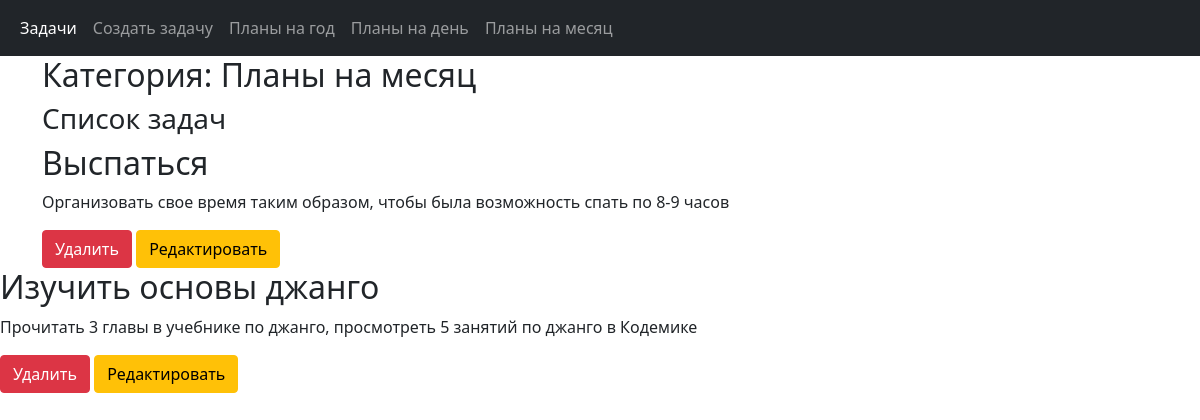
Before: /taskmanager/2/ with the older database file.
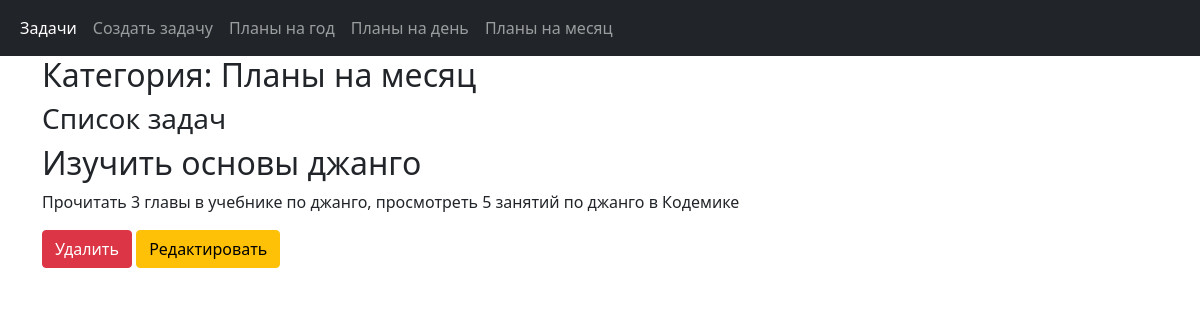
After: the same page with the newer database file.
### taskmanager/models.py (models this page shows, shortened)
class Category(models.Model):
    name = models.CharField(max_length=100, db_index=True)
    class Meta:
        verbose_name = 'Категория'
        verbose_name_plural = 'Категории'
        ordering = ['name']

class Task(models.Model):
    title = models.CharField('title', max_length=100)
    description = models.TextField('description', max_length=250)
    creation_time = models.DateTimeField(auto_now_add=True, db_index=True)
    category = models.ForeignKey('Category', null=True, on_delete=models.PROTECT)
    status = models.BooleanField('status', default=False)
    class Meta:
        verbose_name = 'Задача'
        verbose_name_plural = 'Задачи'
        ordering = ['title']

### taskmanager/views.py (the view)
# urls.py: path('<int:category_id>/', by_category, name='by_category'),
def by_category(request, category_id):
    tasks = Task.objects.filter(category=category_id)
    categories = Category.objects.all()
    current_category = Category.objects.get(pk=category_id)
    context = {'tasks': tasks, 'categories': categories, 'current_category': current_category}
    return render(request, 'taskmanager/by_category.html', context)

### taskmanager/templates/taskmanager/by_category.html (shortened to what this page needs)
{% extends 'layout/base.html' %}
{% block category_name %}<h2>Категория: {{ current_category.name }}</h2>{% endblock %}

### taskmanager/templates/layout/base.html (shortened to what this page needs)
<!DOCTYPE html>
<html lang="en">
<head>
    <link rel="stylesheet" href="https://stackpath.bootstrapcdn.com/bootstrap/5.0.0-alpha1/css/bootstrap.min.css"
>
</head>
<body>
<nav class="navbar navbar-expand-lg navbar-dark bg-dark">
    <div class="container-fluid">
        <div class="collapse navbar-collapse" id="navbarSupportedContent">
            <ul class="navbar-nav mr-auto mb-2 mb-lg-0">
                <li class="nav-item">
                    <a class="nav-link active" aria-current="page" href="#">Задачи</a>
                </li>
                <li class="nav-item">
                    <a class="nav-link" href="{% url 'add' %}">Создать задачу</a>
                </li>
                {% for category in categories %}
                <li>
                    <a class="nav-link" href="{% url 'by_category' category.pk %}">{{ category.name }}</a>
                </li>
                {% endfor %}
            </ul>
        </div>
    </div>
</nav>
<div class="container">
    {% block content %}
    {% block category_name %}
    {% endblock %}
    <h3>Список задач</h3>
    {% for task in tasks %}
    <div class="{% if task.status %} alert alert-success {% endif %}">
        <h2>{{ task.title }} </h2>
        <p> {{ task.description }}</p>
        <a class="btn btn-danger" href="delete/{{ task.id }}">Удалить</a>
        <a class="btn btn-warning" href="edit/{{ task.id }}">Редактировать</a>
    </div>
</div>
{% endfor %}
{% endblock %}
</body>
</html>

Changed rows visible on the page:
removed Task: title "Выспаться", description "Организовать свое время таким образом, чтобы была возможность спать по 8-9 часов"
